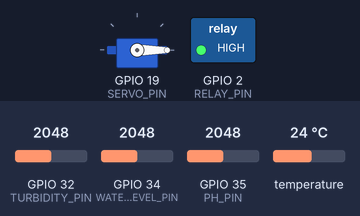
Bench run of a sketch on a simulated ESP32. Parts: servo, switched loads named in the sketch (green lamp = pin HIGH). Inputs (shaded band) come from the test bench; at power-on: GPIO 34 (WATER_LEVEL_PIN) = 2048, GPIO 32 (TURBIDITY_PIN) = 2048, GPIO 35 (PH_PIN) = 2048, temperature 24 °C. WiFi joins after 1.5 s; servers stay silent unless stated; uploads are accepted with an empty reply; what the sketch prints to the serial monitor is not drawn.

Above: at 2.7 s.
2.8 s: GPIO 34 (WATER_LEVEL_PIN) set to 1273
6.3 s: GPIO 34 (WATER_LEVEL_PIN) set to 1183
At 7.7 s:
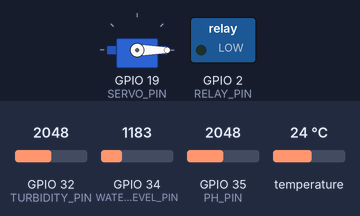
8.3 s: GPIO 34 (WATER_LEVEL_PIN) set to 2866
At 8.8 s:
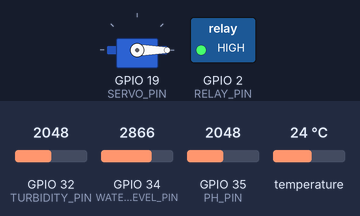
10.0 s: GPIO 34 (WATER_LEVEL_PIN) set to 1228
At 11.6 s:
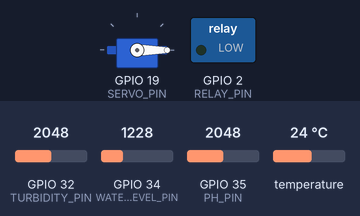
Timing chart, 0 to 12.9 s (numbered marks = the images above; inputs shaded):
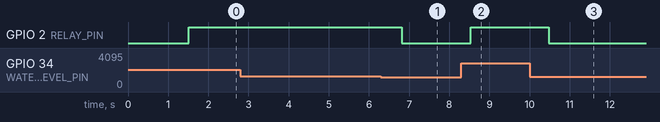

The sketch:

Aqua_farm.ino
```cpp
#include <WiFi.h>
#include <ESP32Servo.h>
#include <OneWire.h>
#include <DallasTemperature.h>
#include <HTTPClient.h>
#include <ArduinoJson.h>
#include <WiFiClientSecure.h>

// ================= WIFI SETTINGS =================
const char* ssid     = "USERNAME";
const char* password = "PASSWORD";

// ================= FLASK SERVER =================
const char* serverName = "YOUR_SERVER_URL";

// ================= USER IDENTIFICATION =================
const char* EMAIL = "aquafarmer@example.com";
const char* DEVICE_ID = "AQUA_ESP_01"; //optional

// ================= PIN DEFINITIONS =================
#define ONE_WIRE_BUS    4
#define PH_PIN          35
#define TURBIDITY_PIN   32
#define WATER_LEVEL_PIN 34
#define SERVO_PIN       19
#define RELAY_PIN       2

// ================= SENSOR SETUP =================
OneWire oneWire(ONE_WIRE_BUS);
DallasTemperature tempSensor(&oneWire);

// ================= SERVO & RELAY =================
Servo feedServo;
bool servoAt180 = false;

// ================= TIMER =================
unsigned long lastFeedTime = 0;
unsigned long lastDataSend = 0;
const unsigned long feedInterval = 60000;  // 1 minute
const unsigned long dataInterval = 4000;   // 4 seconds

// ================= CALIBRATION =================
float getPH(int rawValue) {
  float voltage = rawValue * (3.3 / 4095.0);
  float ph = 3.0 * voltage + 3.0; // Linear approx 0-3.3V -> 3-10 pH
  return constrain(ph, 1, 10);
}

float getTurbidity(int rawValue) {
  float turb = (rawValue / 4095.0) * 10.0; // 0-4095 -> 0-10
  return constrain(turb, 1, 10);
}

float getWaterLevel(int rawValue) {
  float level = (rawValue / 4095.0) * 10.0;
  return constrain(level, 1, 10);
}

// ================= SETUP =================
void setup() {
  Serial.begin(115200);

  // WiFi
  WiFi.begin(ssid, password);
  Serial.print("Connecting to WiFi");
  while (WiFi.status() != WL_CONNECTED) {
    delay(500);
    Serial.print(".");
  }
  Serial.println("\n✅ WiFi Connected");

  // Sensors
  tempSensor.begin();
  pinMode(PH_PIN, INPUT);
  pinMode(TURBIDITY_PIN, INPUT);
  pinMode(WATER_LEVEL_PIN, INPUT);

  // Servo
  feedServo.attach(SERVO_PIN);
  feedServo.write(0);

  // Relay
  pinMode(RELAY_PIN, OUTPUT);
  digitalWrite(RELAY_PIN, HIGH);  // Relay OFF

  Serial.println("✅ All systems ready");
}

// ================= LOOP =================
void loop() {
  unsigned long currentTime = millis();

  // ---------- SENSOR READINGS ----------
  tempSensor.requestTemperatures();
  float temperature = tempSensor.getTempCByIndex(0);
  float phValue = getPH(analogRead(PH_PIN));
  float turbidity = getTurbidity(analogRead(TURBIDITY_PIN));
  float waterLevel = getWaterLevel(analogRead(WATER_LEVEL_PIN));

  // ---------- FEED CONTROL ----------
  String feedStatus = "IDLE";
  if (currentTime - lastFeedTime >= feedInterval) {
    feedServo.write(180);
    delay(700);
    feedServo.write(0);
    lastFeedTime = currentTime;
    feedStatus = "DISPENSED";
  }

  // ---------- RELAY/PUMP CONTROL ----------
  bool pumpNeeded = (waterLevel < 3.0);
  digitalWrite(RELAY_PIN, pumpNeeded ? LOW : HIGH);  // LOW = ON

  // ---------- SEND TO CLOUD ----------
  if (currentTime - lastDataSend >= dataInterval && WiFi.status() == WL_CONNECTED) {
    WiFiClientSecure client;
    client.setInsecure();  // Accept self-signed/Ngrok SSL

    HTTPClient http;
    http.begin(client, serverName);
    http.addHeader("Content-Type", "application/json");

    // ================= JSON PAYLOAD =================
    StaticJsonDocument<512> doc;
    doc["Email"] = EMAIL;
    doc["Device_ID"] = String(DEVICE_ID);
    doc["Temp"] = round(temperature * 10) / 10.0;  // match Flask key names
    doc["pH"] = round(phValue * 10) / 10.0;
    doc["Turbidity"] = round(turbidity * 10) / 10.0;
    doc["Water_Level"] = round(waterLevel * 10) / 10.0;
    doc["Feeder"] = feedStatus;

    String json;
    serializeJson(doc, json);

    // Debug
    Serial.println("Sending JSON:");
    Serial.println(json);

    int httpCode = http.POST(json);
    if (httpCode == 200) {
      Serial.println("✅ Data sent successfully");
    } else {
      Serial.printf("❌ HTTP error: %d\n", httpCode);
    }

    http.end();
    lastDataSend = currentTime;
  }

  delay(100);
}
```

Measured:
- the behaviour switches between 1229 and 1228 on GPIO 34 (WATER_LEVEL_PIN) (found by bisection; images 0 and 1)
- after the input at 2.8 s, every drawn part: stays the same
- after the input at 6.3 s, GPIO 2 (RELAY_PIN): HIGH → LOW after 0.51 s
- after the input at 8.3 s, GPIO 2 (RELAY_PIN): LOW → HIGH after 0.24 s
- after the input at 10.0 s, GPIO 2 (RELAY_PIN): HIGH → LOW after 0.48 s
